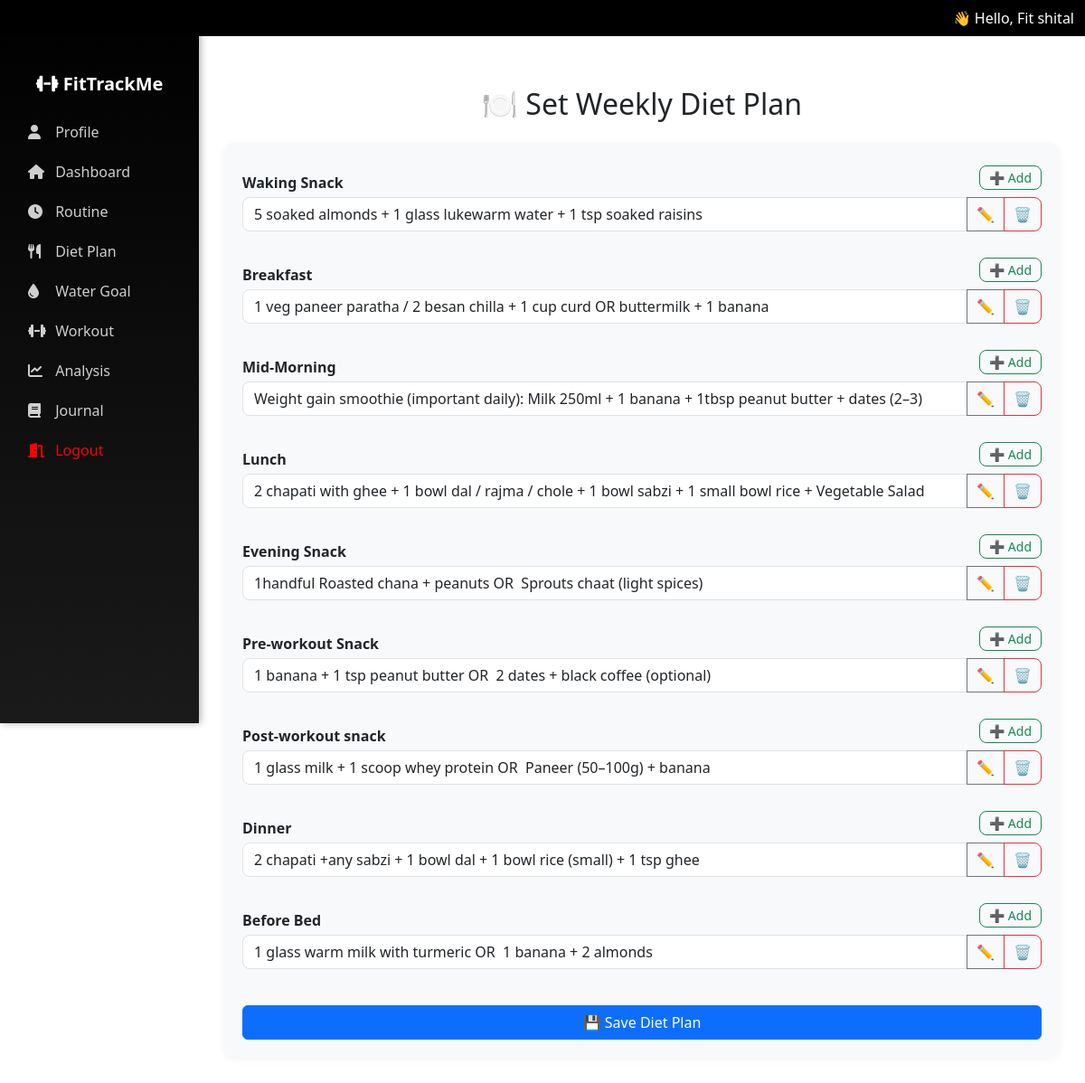
Page /fit/diet-setup/ (signed in) on the committed database.
### fit/models.py (models this page shows, shortened)
class UserProfile(models.Model):
    user = models.OneToOneField(User, on_delete=models.CASCADE)
    full_name = models.CharField(max_length=100, blank=True)
    birth_date = models.DateField(null=True, blank=True)  # ✅ NEW FIELD
    sex = models.CharField(max_length=10, choices=[('male', 'Male'), ('female', 'Female')], blank=True)
    height_cm = models.FloatField(null=True, blank=True)
    current_weight = models.FloatField(null=True, blank=True)

class DietPlan(models.Model):
    user = models.ForeignKey(User, on_delete=models.CASCADE)
    day = models.CharField(max_length=10, choices=DAYS_OF_WEEK, default="Monday")  # NEW FIELD
    meal_time = models.CharField(max_length=50)
    food_items = models.TextField()

### fit/views.py (the view, shortened to what this page needs)
# urls.py: path('diet-setup/', views.diet_setup, name='diet_setup'),
@login_required
def diet_setup(request):
    user = request.user
    meal_times = [
        "Waking Snack",
        "Breakfast", "Mid-Morning", "Lunch", "Evening Snack","Pre-workout Snack", "Post-workout snack", "Dinner", "Before Bed"
    ]
    diet_data = []
    for meal in meal_times:
        obj = DietPlan.objects.filter(user=request.user, meal_time=meal).first()
        diet_data.append((meal, obj.food_items if obj else ""))
    return render(request, "diet_setup.html", {"diet_data": diet_data})

### fit/context_processors.py (called while the page is built)
def user_profile(request):
    if request.user.is_authenticated:
        try:
            profile = UserProfile.objects.get(user=request.user)
            return {'user_full_name': profile.full_name}
        except UserProfile.DoesNotExist:
            return {'user_full_name': request.user.username}
    return {}

### fit/templatetags/custom_filters.py (called while the page is built)
@register.filter
def first_name(value):
    if not value:
        return ""
    parts = value.strip().split()
    if parts[0].lower().replace('.', '') in ['mr', 'mrs', 'ms', 'dr']:
        return parts[1] if len(parts) > 1 else parts[0]
    return parts[0]

### fit/templates/diet_setup.html (shortened to what this page needs)
{% extends "base.html" %}
{% block content %}
<div class="container mt-4 mb-5">
  <h2 class="text-center mb-4">🍽️ Set Weekly Diet Plan</h2>
  <div class="diet-card">
    <form method="post" id="diet-form">
      {% for meal, food_string in diet_data %}
<div class="meal-block mb-4">
  <div class="d-flex justify-content-between align-items-center mb-1">
    <div class="meal-title">{{ meal }}</div>
    <button type="button" class="btn btn-sm btn-outline-success"
            onclick="addDietField('{{ meal }}')">➕ Add</button>
  </div>
  <div id="{{ meal|slugify }}_container">
    {% for item in food_string.splitlines %}
    <div class="input-group mb-2">
      <input type="text" class="form-control"
             name="{{ meal|slugify }}[]"
             value="{{ item }}" readonly>
      <button type="button" class="btn btn-outline-secondary edit-btn">✏️</button>
      <button type="button" class="btn btn-outline-danger delete-btn">🗑</button>
    </div>
    {% endfor %}
  </div>
</div>
{% endfor %}
      <button type="submit" class="btn btn-primary w-100 mt-3">💾 Save Diet Plan</button>
    </form>
  </div>
</div>
{% endblock %}

### fit/templates/base.html (shortened to what this page needs)
{% load custom_filters %}
<!DOCTYPE html>
<html lang="en">
<head>
  <link href="https://cdn.jsdelivr.net/npm/bootstrap@5.3.0/dist/css/bootstrap.min.css" rel="stylesheet"/>
  <link rel="stylesheet" href="https://cdnjs.cloudflare.com/ajax/libs/font-awesome/6.4.0/css/all.min.css">
</head>
<body>
 {% if user.is_authenticated %}
<nav class="navbar navbar-expand-lg navbar-dark fixed-top" style="background-color: rgb(0 0 0) !important;">
  <div class="container-fluid">
    <div class="text-white ms-auto d-none d-lg-block">
    👋 Hello, Fit {{ user_full_name|first_name|default:request.user.username }}
    </div>
  </div>
</nav>
{% endif %}
{% if user.is_authenticated %}
<div class="sidebar collapse d-lg-block" id="sidebarMenu">
  <ul class="nav flex-column px-3">
    <li class="nav-item mb-3 text-center text-white fw-bold fs-5 mt-2">
      <i class="fa-solid fa-dumbbell"></i> FitTrackMe
    </li>
    <li class="nav-item"><a class="nav-link" href="{% url 'profile' %}"><i class="fa-solid fa-user"></i> Profile</a></li>
    <li class="nav-item"><a class="nav-link" href="{% url 'dashboard' %}"><i class="fa-solid fa-house"></i> Dashboard</a></li>
    <li class="nav-item"><a class="nav-link" href="{% url 'routine_setup' %}"><i class="fa-solid fa-clock"></i> Routine</a></li>
    <li class="nav-item"><a class="nav-link" href="{% url 'diet_setup' %}"><i class="fa-solid fa-utensils"></i> Diet Plan</a></li>
    <li class="nav-item"><a class="nav-link" href="{% url 'water_setup' %}"><i class="fa-solid fa-droplet"></i> Water Goal</a></li>
    <li class="nav-item"><a class="nav-link" href="{% url 'workout_setup' %}"><i class="fa-solid fa-dumbbell"></i> Workout</a></li>
    <li class="nav-item"><a class="nav-link" href="{% url 'analysis' %}"><i class="fa-solid fa-chart-line"></i> Analysis</a></li>
    <li class="nav-item"><a class="nav-link" href="{% url 'journal_view' %}"><i class="fa-solid fa-book"></i> Journal</a></li>
    <li class="nav-item">
      <form method="post" action="{% url 'logout' %}" style="margin: 0;">
        <button type="submit" class="nav-link logout-link w-100 text-start" style="color: red;">
          <i class="fa-solid fa-door-open" ></i> Logout
        </button>
      </form>
    </li>
  </ul>
</div>
{% endif %}
<div class="content">
  {% block content %}{% endblock %}
</div>
</body>
</html>

### fit/templates/base.html (style rules this page uses)
body { padding-top: 56px; }
.sidebar { height: 100vh; position: fixed; left: 0; top: 0; background: linear-gradient(180deg, #000000, #1a1a1a); width: 220px; padding-top: 70px; box-shadow: 2px 0 8px rgba(0, 0, 0, 0.3); }
.sidebar .nav-link { color: #cfcfcf; font-weight: 500; padding: 10px 15px; border-radius: 8px; transition: all 0.3s ease; }
.sidebar .nav-link i { margin-right: 8px; width: 18px; }
.content { margin-left: 220px; padding: 1rem; }

### fit/templates/diet_setup.html (style rules this page uses)
.diet-card { background: #f8f9fa; border-radius: 12px; padding: 20px; box-shadow: 0 2px 10px rgba(0,0,0,0.05); }
.btn-outline-success, .btn-outline-danger, .btn-outline-secondary { border-radius: 8px; padding: 2px 10px; }
.meal-title { font-weight: 600; font-size: 1rem; margin-top: 12px; }
.input-group .form-control { border-radius: 8px 0 0 8px; }

### rows in the picture
UserProfile: full_name.username "shital"
DietPlan: meal_time "Waking Snack", splitlines "5 soaked almonds + 1 glass lukewarm water + 1 tsp soaked raisins"
DietPlan: meal_time "Breakfast", splitlines "1 veg paneer paratha / 2 besan chilla + 1 cup curd OR buttermilk + 1 banana"
DietPlan: meal_time "Mid-Morning", splitlines "Weight gain smoothie (important daily): Milk 250ml + 1 banana + 1tbsp peanut butter + dates (2–3)"
DietPlan: meal_time "Lunch", splitlines "2 chapati with ghee + 1 bowl dal / rajma / chole + 1 bowl sabzi + 1 small bowl rice + Vegetable Salad"
DietPlan: meal_time "Evening Snack", splitlines "1handful Roasted chana + peanuts OR Sprouts chaat (light spices)"
DietPlan: meal_time "Pre-workout Snack", splitlines "1 banana + 1 tsp peanut butter OR 2 dates + black coffee (optional)"
DietPlan: meal_time "Post-workout snack", splitlines "1 glass milk + 1 scoop whey protein OR Paneer (50–100g) + banana"
DietPlan: meal_time "Dinner", splitlines "2 chapati +any sabzi + 1 bowl dal + 1 bowl rice (small) + 1 tsp ghee"
DietPlan: meal_time "Before Bed", splitlines "1 glass warm milk with turmeric OR 1 banana + 2 almonds"
